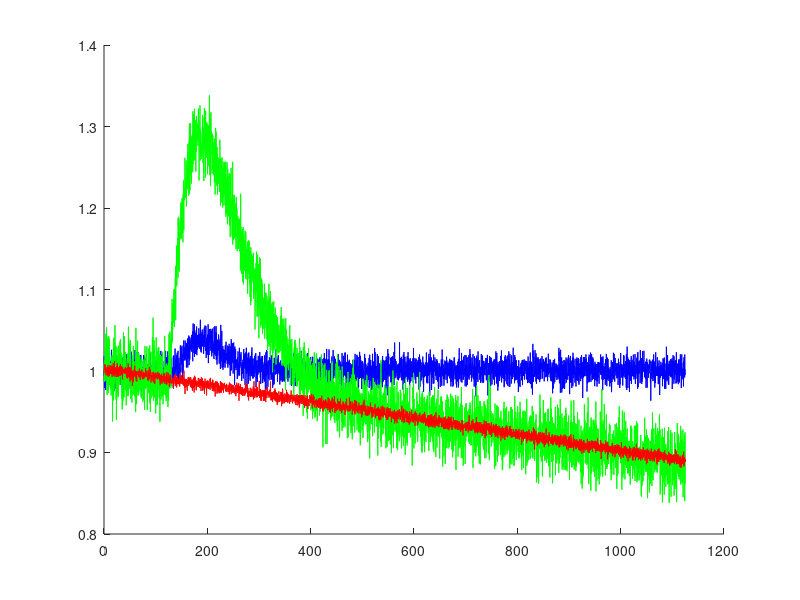

Write the MATLAB code that produced this figure.
data = dlmread('sampledata1.DAT') ; 
time = data(:,1) ;
f1 = data(:,2) ; 
[minimum,index] = min(abs(time-50)) ;
sum = 0 ;
for i=1:index
  sum = sum + f1(i) ;  
end
f1avg = sum/index ;
f1_norm = f1/f1avg ;
    
f2 = data(:,3) ;
sum = 0 ;
for i=1:index
  sum = sum + f2(i) ;  
end
f2avg = sum/index ;
f2_norm = f2/f2avg ;

f3 = data(:,4) ;
sum = 0 ;
for i=1:index
  sum = sum + f3(i) ;  
end
f3avg = sum/index ;
f3_norm = f3/f3avg ;

figure
hold on 
plot(time,f1_norm,'b')
plot(time,f2_norm,'g')
plot(time,f3_norm,'r')

